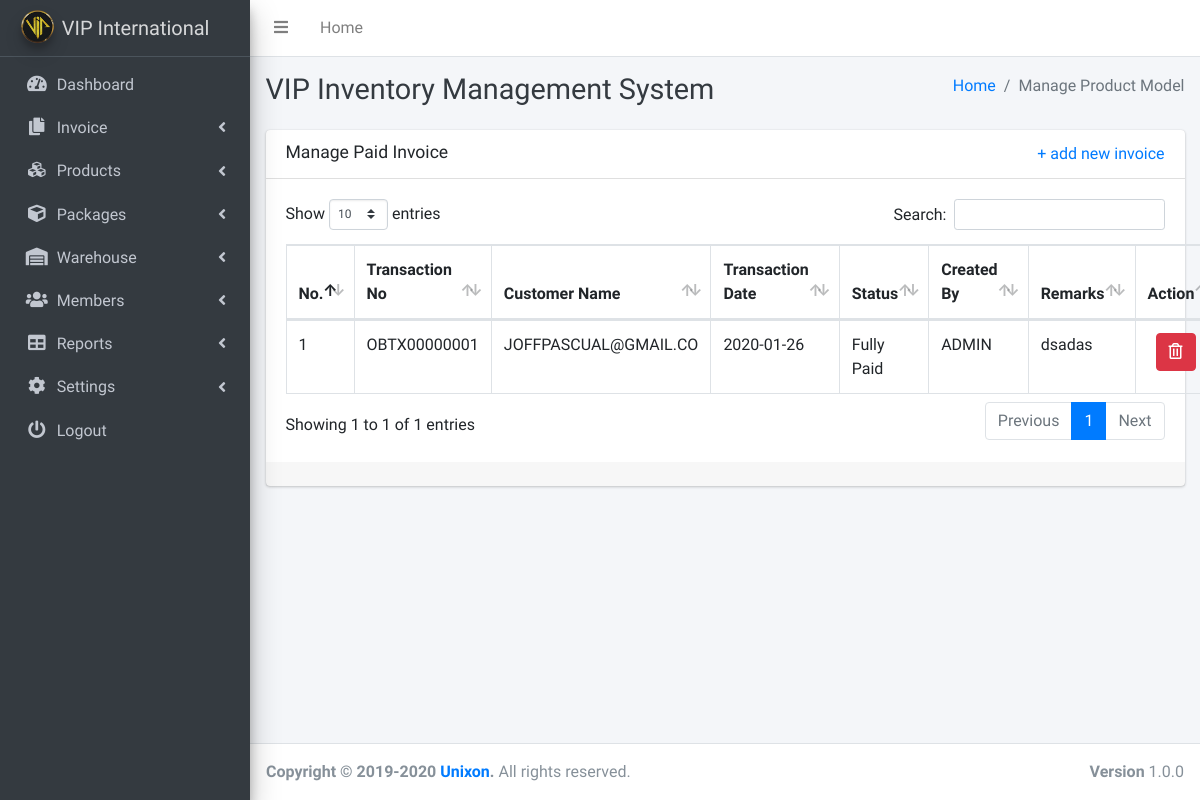
/invoice-paid.php (signed in), run on an earlier commit of the app's database.
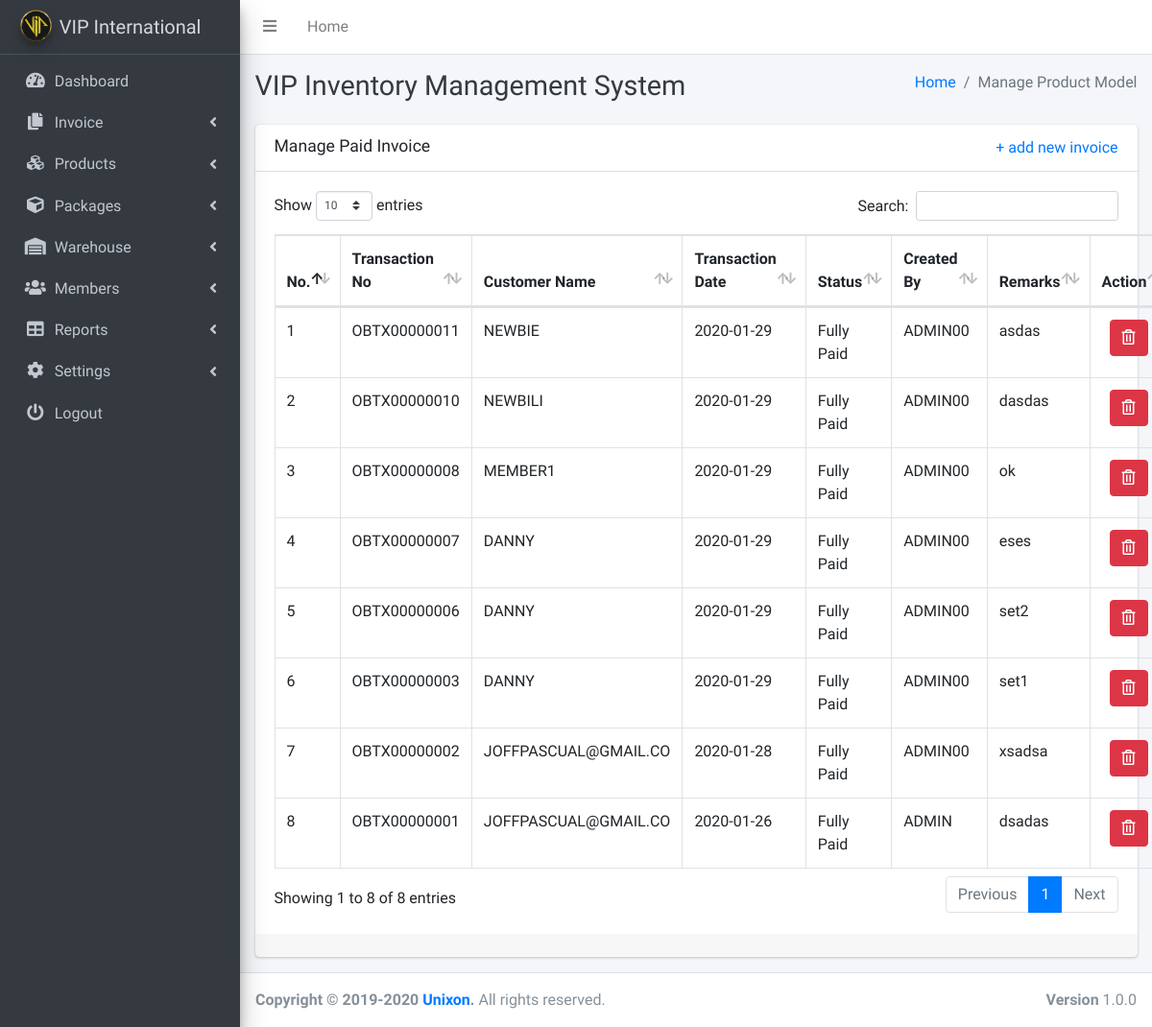
And on a later commit of the database.
### tables this page shows
CREATE TABLE `outboundtb` (
  `id` int(11) NOT NULL,
  `ob_tx_id` varchar(100) NOT NULL,
  `ob_custName` varchar(100) NOT NULL,
  `ob_warehouse` varchar(100) NOT NULL,
  `ob_date` varchar(100) NOT NULL,
  `ob_remarks` text NOT NULL,
  `ob_mot` varchar(100) NOT NULL,
  `ob_status` varchar(100) NOT NULL,
  `ob_received_by` varchar(100) NOT NULL,
  `ob_created_by` varchar(100) NOT NULL,
  `ob_created_at` datetime NOT NULL DEFAULT current_timestamp()
);

### invoice-paid.php (the view, shortened to what this page needs)
<!DOCTYPE html>
<html lang="en">
<?php include "includes/header.php"; ?>
<body class="hold-transition sidebar-mini">
<div class="wrapper">
  <?php include "includes/navbar.php"; ?>
  <div class="content-wrapper">
    <div class="content-header">
      <div class="container-fluid">
        <div class="row mb-2">
          <div class="col-sm-6">
            <h1 class="m-0 text-dark">VIP Inventory Management System</h1>
          </div>
          <div class="col-sm-6">
            <ol class="breadcrumb float-sm-right">
              <li class="breadcrumb-item"><a href="index.php">Home</a></li>
              <li class="breadcrumb-item active">Manage Product Model</li>
            </ol>
          </div>
        </div>
      </div>
    </div>
    <div class="content">
      <div class="container-fluid">
        <div class="row">
          <div class="col-lg-12">
            <div class="card">
              <div class="card-header">
                <div class="d-flex justify-content-between">
                  <h3 class="card-title">Manage Paid Invoice</h3>
                  <a href="invoice-add.php"> + add new invoice</a>
                </div>
              </div>
              <div class="card-body">
                <table id="example2" class="table table-bordered table-hover dataTable" role="grid" aria-describedby="example2_info">
                      <thead>
                        <tr>
                          <th class="sorting" tabindex="0" aria-controls="example2" rowspan="1" colspan="1" aria-label="Platform(s): activate to sort column ascending">No.</th>
                          <th class="sorting" tabindex="0" aria-controls="example2" rowspan="1" colspan="1" aria-label="Platform(s): activate to sort column ascending">Transaction No</th>
                          <th class="sorting" tabindex="0" aria-controls="example2" rowspan="1" colspan="1" aria-label="Platform(s): activate to sort column ascending">Customer Name</th>
                          <th class="sorting" tabindex="0" aria-controls="example2" rowspan="1" colspan="1" aria-label="Platform(s): activate to sort column ascending">Transaction Date</th>
                          <th class="sorting" tabindex="0" aria-controls="example2" rowspan="1" colspan="1" aria-label="Platform(s): activate to sort column ascending">Status</th>
                          <th class="sorting" tabindex="0" aria-controls="example2" rowspan="1" colspan="1" aria-label="Platform(s): activate to sort column ascending">Created By</th>
                          <th class="sorting" tabindex="0" aria-controls="example2" rowspan="1" colspan="1" aria-label="Platform(s): activate to sort column ascending">Remarks</th>
                          <th>Action</th>
                        </tr>
                      </thead>
                      <tbody>
                        <?php
                        require_once 'config.php';
                        $query = "SELECT * FROM outboundtb WHERE ob_status = 'Fully Paid' ORDER BY ob_tx_id desc";
                        if($result = mysqli_query($link, $query)){
                          if(mysqli_num_rows($result) > 0){
                            $ctr = 0;
                            while($row = mysqli_fetch_array($result)){
                              $ctr++;
                              echo "<tr>";
                              echo "<td>" . $ctr . "</td>";
                              echo "<td>" . $row['ob_tx_id'] . "</td>";
                              echo "<td>" . $row['ob_custName'] . "</td>";
                              echo "<td>" . $row['ob_date'] . "</td>";
                              echo "<td>" . $row['ob_status'] . "</td>";
                              echo "<td>" . $row['ob_created_by'] . "</td>";
                              echo "<td>" . $row['ob_remarks'] . "</td>";
                              echo "<td>";
                              echo " &nbsp; <a class='btn btn-danger' href='invoice-paid-delete.php?id=". $row['id'] ."' title='Delete Record' data-toggle='tooltip'><span class='far  fa-trash-alt'></span></a>";
                              echo "</td>";
                              echo "</tr>";
                            }
                          } else{
                            echo "<p class='lead'><em>No records were found.</em></p>";
                          }
                        } else{
                          echo "ERROR: Could not able to execute $sql. " . mysqli_error($link);
                        }
                        ?>
                      </tbody>
                    </table>
              </div>
              <div class="card-footer">
              </div>
            </div>
          </div>
        </div>
      </div>
    </div>
  </div>
  <?php include "includes/footer.php"; ?>
</div>
</body>
</html>

What changed in the data, as far as the page shows it:
added outboundtb: ob_tx "OBTX00000011", ob_custName "NEWBIE", ob_date "2020-01-29", ob_status "Fully Paid", ob_created_by "ADMIN00", ob_remarks "asdas"
added outboundtb: ob_tx "OBTX00000010", ob_custName "NEWBILI", ob_date "2020-01-29", ob_status "Fully Paid", ob_created_by "ADMIN00", ob_remarks "dasdas"
added outboundtb: ob_tx "OBTX00000008", ob_custName "MEMBER1", ob_date "2020-01-29", ob_status "Fully Paid", ob_created_by "ADMIN00", ob_remarks "ok"
added outboundtb: ob_tx "OBTX00000007", ob_custName "DANNY", ob_date "2020-01-29", ob_status "Fully Paid", ob_created_by "ADMIN00", ob_remarks "eses"
added outboundtb: ob_tx "OBTX00000006", ob_custName "DANNY", ob_date "2020-01-29", ob_status "Fully Paid", ob_created_by "ADMIN00", ob_remarks "set2"
added outboundtb: ob_tx "OBTX00000003", ob_custName "DANNY", ob_date "2020-01-29", ob_status "Fully Paid", ob_created_by "ADMIN00", ob_remarks "set1"
added outboundtb: ob_tx "OBTX00000002", ob_custName "JOFFPASCUAL@GMAIL.CO", ob_date "2020-01-28", ob_status "Fully Paid", ob_created_by "ADMIN00", ob_remarks "xsadsa"
Also different on the page:
text written by a page script: "Show entries Search: Showing 1 to 1 of 1 entries Previous 1 Next" → "Show entries Search: Showing 1 to 8 of 8 entries Previous 1 Next"
